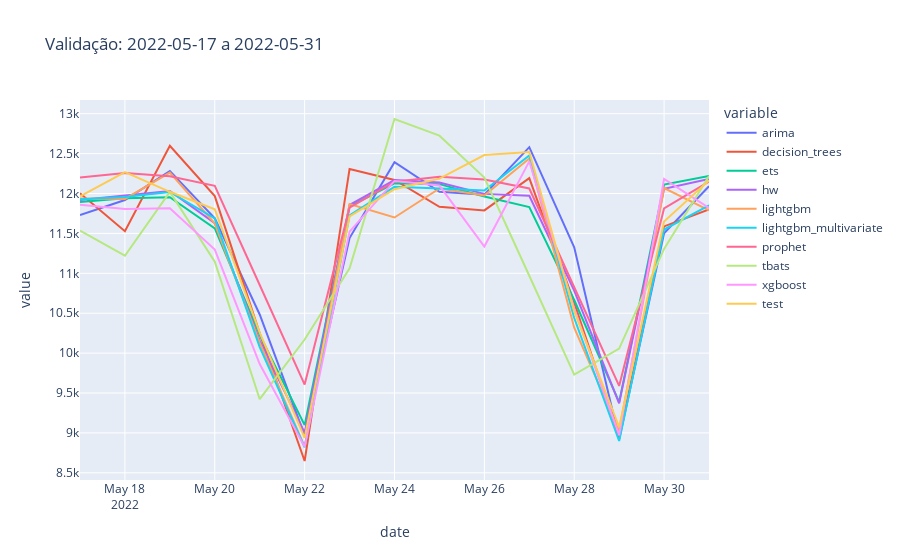

Source (notebook cell):
### Code cell
# plot using plotly express
df3 = df2.reset_index().melt(id_vars = "date")
px.line(df3, x = "date", y = "value", color= "variable", title=f"Validação: {date_init} a {date_end}")

### Figure 1 — Plotly figure (JSON) as saved in the notebook; plotly's stock layout.template omitted (floating-point values rounded to 4 significant figures)
{"data": [{"hovertemplate": "variable=arima<br>date=%{x}<br>value=%{y}<extra></extra>", "legendgroup": "arima", "line": {"color": "#636efa", "dash": "solid"}, "marker": {"symbol": "circle"}, "mode": "lines", "name": "arima", "orientation": "v", "showlegend": true, "type": "scatter", "x": ["2022-05-17", "2022-05-18", "2022-05-19", "2022-05-20", "2022-05-21", "2022-05-22", "2022-05-23", "2022-05-24", "2022-05-25", "2022-05-26", "2022-05-27", "2022-05-28", "2022-05-29", "2022-05-30", "2022-05-31"], "xaxis": "x", "y": [11730.0, 11920.0, 12280.0, 11690.0, 10480.0, 8970.0, 11440.0, 12390.0, 12020.0, 11990.0, 12580.0, 11330.0, 8921.0, 11500.0, 12090.0], "yaxis": "y"}, {"hovertemplate": "variable=decision_trees<br>date=%{x}<br>value=%{y}<extra></extra>", "legendgroup": "decision_trees", "line": {"color": "#EF553B", "dash": "solid"}, "marker": {"symbol": "circle"}, "mode": "lines", "name": "decision_trees", "orientation": "v", "showlegend": true, "type": "scatter", "x": ["2022-05-17", "2022-05-18", "2022-05-19", "2022-05-20", "2022-05-21", "2022-05-22", "2022-05-23", "2022-05-24", "2022-05-25", "2022-05-26", "2022-05-27", "2022-05-28", "2022-05-29", "2022-05-30", "2022-05-31"], "xaxis": "x", "y": [12000.0, 11530.0, 12600.0, 11970.0, 10250.0, 8648.0, 12310.0, 12170.0, 11830.0, 11790.0, 12190.0, 10630.0, 8940.0, 11590.0, 11800.0], "yaxis": "y"}, {"hovertemplate": "variable=ets<br>date=%{x}<br>value=%{y}<extra></extra>", "legendgroup": "ets", "line": {"color": "#00cc96", "dash": "solid"}, "marker": {"symbol": "circle"}, "mode": "lines", "name": "ets", "orientation": "v", "showlegend": true, "type": "scatter", "x": ["2022-05-17", "2022-05-18", "2022-05-19", "2022-05-20", "2022-05-21", "2022-05-22", "2022-05-23", "2022-05-24", "2022-05-25", "2022-05-26", "2022-05-27", "2022-05-28", "2022-05-29", "2022-05-30", "2022-05-31"], "xaxis": "x", "y": [11890.0, 11940.0, 11950.0, 11560.0, 10230.0, 9097.0, 11840.0, 12130.0, 12120.0, 11960.0, 11830.0, 10670.0, 9386.0, 12110.0, 12220.0], "yaxis": "y"}, {"hovertemplate": "variable=hw<br>date=%{x}<br>value=%{y}<extra></extra>", "legendgroup": "hw", "line": {"color": "#ab63fa", "dash": "solid"}, "marker": {"symbol": "circle"}, "mode": "lines", "name": "hw", "orientation": "v", "showlegend": true, "type": "scatter", "x": ["2022-05-17", "2022-05-18", "2022-05-19", "2022-05-20", "2022-05-21", "2022-05-22", "2022-05-23", "2022-05-24", "2022-05-25", "2022-05-26", "2022-05-27", "2022-05-28", "2022-05-29", "2022-05-30", "2022-05-31"], "xaxis": "x", "y": [11920.0, 11980.0, 12030.0, 11630.0, 10160.0, 9001.0, 11860.0, 12170.0, 12140.0, 12000.0, 11970.0, 10780.0, 9370.0, 12060.0, 12180.0], "yaxis": "y"}, {"hovertemplate": "variable=lightgbm<br>date=%{x}<br>value=%{y}<extra></extra>", "legendgroup": "lightgbm", "line": {"color": "#FFA15A", "dash": "solid"}, "marker": {"symbol": "circle"}, "mode": "lines", "name": "lightgbm", "orientation": "v", "showlegend": true, "type": "scatter", "x": ["2022-05-17", "2022-05-18", "2022-05-19", "2022-05-20", "2022-05-21", "2022-05-22", "2022-05-23", "2022-05-24", "2022-05-25", "2022-05-26", "2022-05-27", "2022-05-28", "2022-05-29", "2022-05-30", "2022-05-31"], "xaxis": "x", "y": [11940.0, 11930.0, 12260.0, 11620.0, 10130.0, 8828.0, 11870.0, 11700.0, 12060.0, 11970.0, 12440.0, 10320.0, 9019.0, 12070.0, 11790.0], "yaxis": "y"}, {"hovertemplate": "variable=lightgbm_multivariate<br>date=%{x}<br>value=%{y}<extra></extra>", "legendgroup": "lightgbm_multivariate", "line": {"color": "#19d3f3", "dash": "solid"}, "marker": {"symbol": "circle"}, "mode": "lines", "name": "lightgbm_multivariate", "orientation": "v", "showlegend": true, "type": "scatter", "x": ["2022-05-17", "2022-05-18", "2022-05-19", "2022-05-20", "2022-05-21", "2022-05-22", "2022-05-23", "2022-05-24", "2022-05-25", "2022-05-26", "2022-05-27", "2022-05-28", "2022-05-29", "2022-05-30", "2022-05-31"], "xaxis": "x", "y": [11930.0, 11960.0, 12020.0, 11690.0, 10080.0, 8820.0, 11730.0, 12080.0, 12060.0, 12040.0, 12480.0, 10440.0, 8899.0, 11550.0, 11850.0], "yaxis": "y"}, {"hovertemplate": "variable=prophet<br>date=%{x}<br>value=%{y}<extra></extra>", "legendgroup": "prophet", "line": {"color": "#FF6692", "dash": "solid"}, "marker": {"symbol": "circle"}, "mode": "lines", "name": "prophet", "orientation": "v", "showlegend": true, "type": "scatter", "x": ["2022-05-17", "2022-05-18", "2022-05-19", "2022-05-20", "2022-05-21", "2022-05-22", "2022-05-23", "2022-05-24", "2022-05-25", "2022-05-26", "2022-05-27", "2022-05-28", "2022-05-29", "2022-05-30", "2022-05-31"], "xaxis": "x", "y": [12200.0, 12260.0, 12210.0, 12100.0, 10850.0, 9606.0, 11820.0, 12150.0, 12210.0, 12170.0, 12060.0, 10830.0, 9589.0, 11810.0, 12150.0], "yaxis": "y"}, {"hovertemplate": "variable=tbats<br>date=%{x}<br>value=%{y}<extra></extra>", "legendgroup": "tbats", "line": {"color": "#B6E880", "dash": "solid"}, "marker": {"symbol": "circle"}, "mode": "lines", "name": "tbats", "orientation": "v", "showlegend": true, "type": "scatter", "x": ["2022-05-17", "2022-05-18", "2022-05-19", "2022-05-20", "2022-05-21", "2022-05-22", "2022-05-23", "2022-05-24", "2022-05-25", "2022-05-26", "2022-05-27", "2022-05-28", "2022-05-29", "2022-05-30", "2022-05-31"], "xaxis": "x", "y": [11530.0, 11220.0, 12020.0, 11140.0, 9423.0, 10170.0, 11060.0, 12930.0, 12720.0, 12200.0, 10970.0, 9730.0, 10060.0, 11310.0, 12220.0], "yaxis": "y"}, {"hovertemplate": "variable=xgboost<br>date=%{x}<br>value=%{y}<extra></extra>", "legendgroup": "xgboost", "line": {"color": "#FF97FF", "dash": "solid"}, "marker": {"symbol": "circle"}, "mode": "lines", "name": "xgboost", "orientation": "v", "showlegend": true, "type": "scatter", "x": ["2022-05-17", "2022-05-18", "2022-05-19", "2022-05-20", "2022-05-21", "2022-05-22", "2022-05-23", "2022-05-24", "2022-05-25", "2022-05-26", "2022-05-27", "2022-05-28", "2022-05-29", "2022-05-30", "2022-05-31"], "xaxis": "x", "y": [11860.0, 11810.0, 11820.0, 11300.0, 9863.0, 8825.0, 11520.0, 12160.0, 12100.0, 11330.0, 12400.0, 10560.0, 8970.0, 12180.0, 11820.0], "yaxis": "y"}, {"hovertemplate": "variable=test<br>date=%{x}<br>value=%{y}<extra></extra>", "legendgroup": "test", "line": {"color": "#FECB52", "dash": "solid"}, "marker": {"symbol": "circle"}, "mode": "lines", "name": "test", "orientation": "v", "showlegend": true, "type": "scatter", "x": ["2022-05-17", "2022-05-18", "2022-05-19", "2022-05-20", "2022-05-21", "2022-05-22", "2022-05-23", "2022-05-24", "2022-05-25", "2022-05-26", "2022-05-27", "2022-05-28", "2022-05-29", "2022-05-30", "2022-05-31"], "xaxis": "x", "y": [11960.0, 12270.0, 12020.0, 11800.0, 10260.0, 8939.0, 11710.0, 12050.0, 12190.0, 12480.0, 12520.0, 10530.0, 9074.0, 11650.0, 12160.0], "yaxis": "y"}], "layout": {"legend": {"title": {"text": "variable"}, "tracegroupgap": 0}, "title": {"text": "Validação: 2022-05-17 a 2022-05-31"}, "xaxis": {"anchor": "y", "domain": [0, 1], "title": {"text": "date"}}, "yaxis": {"anchor": "x", "domain": [0, 1], "title": {"text": "value"}}}}
